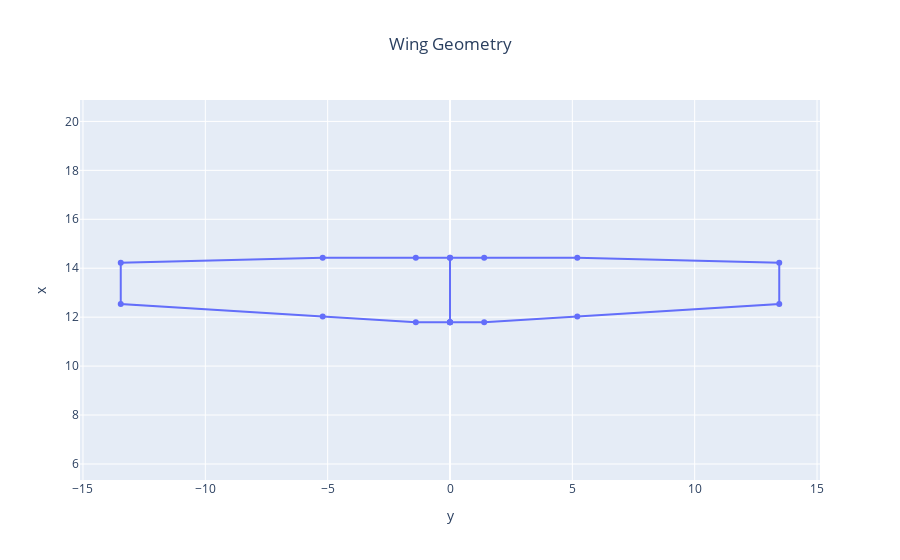

Write notebook code for a chart like this one.
### Markdown cell above
## 1. Geometry plots
For instance here, we use the `fig` variable generated by the code line 1 and plot the result of line 2 on the existing figure. There is no number of maximum superpositions.

### Code cell
fig = oad.wing_geometry_plot(RHEA_OUTPUT_FILE, name="RHEA 750 nm MDA")
fig.show()

### Figure 1 — Plotly figure (JSON) as saved in the notebook; plotly's stock layout.template omitted (floating-point values rounded to 4 significant figures)
{"data": [{"mode": "lines+markers", "name": "RHEA 750 nm MDA", "type": "scatter", "uid": "092869be-62b8-4752-9bf8-89de34c17c75", "x": [0, -1.396, -5.202, -13.46, -13.46, -5.202, -1.396, 0, 0, 0, 1.396, 5.202, 13.46, 13.46, 5.202, 1.396, 0, 0], "y": [11.79, 11.79, 12.02, 12.54, 14.23, 14.43, 14.43, 14.43, 11.79, 11.79, 11.79, 12.02, 12.54, 14.23, 14.43, 14.43, 14.43, 11.79]}], "layout": {"autosize": true, "title": {"text": "Wing Geometry", "x": 0.5}, "xaxis": {"autorange": true, "domain": [0, 1], "range": [-19.93, 19.93], "title": {"text": "y"}, "type": "linear"}, "yaxis": {"autorange": true, "domain": [0, 1], "range": [11.57, 14.65], "scaleanchor": "x", "scaleratio": 1, "title": {"text": "x"}, "type": "linear"}}}
